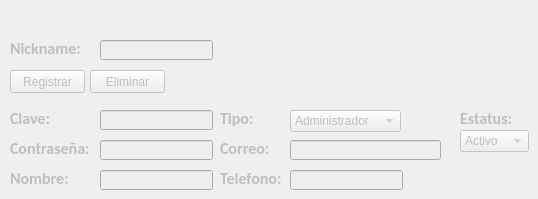
      <widget class="QWidget" name="tab_12">
       <attribute name="title">
        <string>Administración de usuarios</string>
       </attribute>
       <widget class="QLabel" name="texto_rango">
        <property name="geometry">
         <rect>
          <x>10</x>
          <y>10</y>
          <width>241</width>
          <height>16</height>
         </rect>
        </property>
        <property name="text">
         <string/>
        </property>
       </widget>
       <widget class="QLabel" name="label_8">
        <property name="enabled">
         <bool>false</bool>
        </property>
        <property name="geometry">
         <rect>
          <x>10</x>
          <y>40</y>
          <width>71</width>
          <height>16</height>
         </rect>
        </property>
        <property name="font">
         <font>
          <family>Calibri</family>
          <pointsize>12</pointsize>
          <weight>75</weight>
          <bold>true</bold>
         </font>
        </property>
        <property name="text">
         <string>Nickname:</string>
        </property>
       </widget>
       <widget class="QLineEdit" name="celda_nickname_usuario">
        <property name="enabled">
         <bool>false</bool>
        </property>
        <property name="geometry">
         <rect>
          <x>100</x>
          <y>40</y>
          <width>113</width>
          <height>20</height>
         </rect>
        </property>
       </widget>
       <widget class="QPushButton" name="boton_registrar_usuario">
        <property name="enabled">
         <bool>false</bool>
        </property>
        <property name="geometry">
         <rect>
          <x>10</x>
          <y>70</y>
          <width>75</width>
          <height>23</height>
         </rect>
        </property>
        <property name="text">
         <string>Registrar</string>
        </property>
       </widget>
       <widget class="QPushButton" name="boton_eliminar_usuario">
        <property name="enabled">
         <bool>false</bool>
        </property>
        <property name="geometry">
         <rect>
          <x>90</x>
          <y>70</y>
          <width>75</width>
          <height>23</height>
         </rect>
        </property>
        <property name="text">
         <string>Eliminar</string>
        </property>
       </widget>
       <widget class="QLabel" name="label_9">
        <property name="enabled">
         <bool>false</bool>
        </property>
        <property name="geometry">
         <rect>
          <x>10</x>
          <y>110</y>
          <width>51</width>
          <height>16</height>
         </rect>
        </property>
        <property name="font">
         <font>
          <family>Calibri</family>
          <pointsize>12</pointsize>
          <weight>75</weight>
          <bold>true</bold>
         </font>
        </property>
        <property name="text">
         <string>Clave:</string>
        </property>
       </widget>
       <widget class="QLabel" name="label_10">
        <property name="enabled">
         <bool>false</bool>
        </property>
        <property name="geometry">
         <rect>
          <x>10</x>
          <y>140</y>
          <width>81</width>
          <height>16</height>
         </rect>
        </property>
        <property name="font">
         <font>
          <family>Calibri</family>
          <pointsize>12</pointsize>
          <weight>75</weight>
          <bold>true</bold>
         </font>
        </property>
        <property name="text">
         <string>Contraseña:</string>
        </property>
       </widget>
       <widget class="QLabel" name="label_11">
        <property name="enabled">
         <bool>false</bool>
        </property>
        <property name="geometry">
         <rect>
          <x>10</x>
          <y>170</y>
          <width>71</width>
          <height>16</height>
         </rect>
        </property>
        <property name="font">
         <font>
          <family>Calibri</family>
          <pointsize>12</pointsize>
          <weight>75</weight>
          <bold>true</bold>
         </font>
        </property>
        <property name="text">
         <string>Nombre:</string>
        </property>
       </widget>
       <widget class="QLabel" name="label_12">
        <property name="enabled">
         <bool>false</bool>
        </property>
        <property name="geometry">
         <rect>
          <x>220</x>
          <y>110</y>
          <width>41</width>
          <height>16</height>
         </rect>
        </property>
        <property name="font">
         <font>
          <family>Calibri</family>
          <pointsize>12</pointsize>
          <weight>75</weight>
          <bold>true</bold>
         </font>
        </property>
        <property name="text">
         <string>Tipo:</string>
        </property>
       </widget>
       <widget class="QLabel" name="label_13">
        <property name="enabled">
         <bool>false</bool>
        </property>
        <property name="geometry">
         <rect>
          <x>220</x>
          <y>140</y>
          <width>51</width>
          <height>16</height>
         </rect>
        </property>
        <property name="font">
         <font>
          <family>Calibri</family>
          <pointsize>12</pointsize>
          <weight>75</weight>
          <bold>true</bold>
         </font>
        </property>
        <property name="text">
         <string>Correo:</string>
        </property>
       </widget>
       <widget class="QLabel" name="label_14">
        <property name="enabled">
         <bool>false</bool>
        </property>
        <property name="geometry">
         <rect>
          <x>220</x>
          <y>170</y>
          <width>71</width>
          <height>16</height>
         </rect>
        </property>
        <property name="font">
         <font>
          <family>Calibri</family>
          <pointsize>12</pointsize>
          <weight>75</weight>
          <bold>true</bold>
         </font>
        </property>
        <property name="text">
         <string>Telefono:</string>
        </property>
       </widget>
       <widget class="QLabel" name="label_15">
        <property name="enabled">
         <bool>false</bool>
        </property>
        <property name="geometry">
         <rect>
          <x>460</x>
          <y>110</y>
          <width>61</width>
          <height>16</height>
         </rect>
        </property>
        <property name="font">
         <font>
          <family>Calibri</family>
          <pointsize>12</pointsize>
          <weight>75</weight>
          <bold>true</bold>
         </font>
        </property>
        <property name="text">
         <string>Estatus:</string>
        </property>
       </widget>
       <widget class="QLineEdit" name="celda_clave_usuario">
        <property name="enabled">
         <bool>false</bool>
        </property>
        <property name="geometry">
         <rect>
          <x>100</x>
          <y>110</y>
          <width>113</width>
          <height>20</height>
         </rect>
        </property>
       </widget>
       <widget class="QLineEdit" name="celda_contrasenia_usuario">
        <property name="enabled">
         <bool>false</bool>
        </property>
        <property name="geometry">
         <rect>
          <x>100</x>
          <y>140</y>
          <width>113</width>
          <height>20</height>
         </rect>
        </property>
       </widget>
       <widget class="QLineEdit" name="celda_nombre_usuario">
        <property name="enabled">
         <bool>false</bool>
        </property>
        <property name="geometry">
         <rect>
          <x>100</x>
          <y>170</y>
          <width>113</width>
          <height>20</height>
         </rect>
        </property>
       </widget>
       <widget class="QLineEdit" name="celda_telefono_usuario">
        <property name="enabled">
         <bool>false</bool>
        </property>
        <property name="geometry">
         <rect>
          <x>290</x>
          <y>170</y>
          <width>113</width>
          <height>20</height>
         </rect>
        </property>
       </widget>
       <widget class="QLineEdit" name="celda_correo_usuario">
        <property name="enabled">
         <bool>false</bool>
        </property>
        <property name="geometry">
         <rect>
          <x>290</x>
          <y>140</y>
          <width>151</width>
          <height>20</height>
         </rect>
        </property>
       </widget>
       <widget class="QComboBox" name="combo_box_tipo">
        <property name="enabled">
         <bool>false</bool>
        </property>
        <property name="geometry">
         <rect>
          <x>290</x>
          <y>110</y>
          <width>111</width>
          <height>22</height>
         </rect>
        </property>
        <item>
         <property name="text">
          <string>Administrador</string>
         </property>
        </item>
        <item>
         <property name="text">
          <string>Vendedor</string>
         </property>
        </item>
        <item>
         <property name="text">
          <string>Caja</string>
         </property>
        </item>
       </widget>
       <widget class="QComboBox" name="combo_box_estatus">
        <property name="enabled">
         <bool>false</bool>
        </property>
        <property name="geometry">
         <rect>
          <x>460</x>
          <y>130</y>
          <width>69</width>
          <height>22</height>
         </rect>
        </property>
        <item>
         <property name="text">
          <string>Activo</string>
         </property>
        </item>
        <item>
         <property name="text">
          <string>Inactivo</string>
         </property>
        </item>
       </widget>
      </widget>
